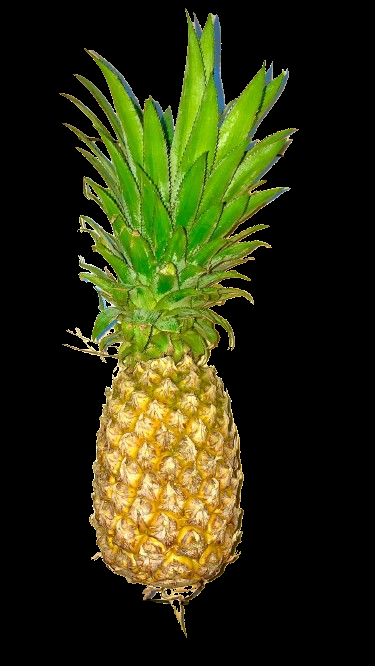
#> input picture segmentasi_UAS/nanas.png, 375 x 666 px
$ jupyter execute 'UAS SEGMENTASI DAUN.ipynb'
#> lines starting #> are read from the running program, lines starting #| are printed output that depends on the picture; after the words box and inside, x2 and y2 are one past the last pixel; in counts of white or black regions, pixels touching at a corner belong together
## IMPORT CV

[cell 1]
import cv2
import numpy as np
import matplotlib.pyplot as plt

## Mengimpor Gambar

[cell 2]
image = cv2.imread('nanas.png')
#> image is the input picture: shape (666, 375, 3); mean B, G, R 15.6, 47.8, 44.8

## Konversi Gambar dari format BRG ke RGB

[cell 3]
hsv_image = cv2.cvtColor(image, cv2.COLOR_BGR2HSV)
#> hsv_image: shape (666, 375, 3); mean H, S, V 10.2, 57.6, 52.9

## Mendefinikan Batas Bawah dan Atas Untuk Warna Kuning (Nanas)

[cell 4]
lower_yellow = np.array([0, 50, 100], dtype="uint8")
upper_yellow = np.array([30, 255, 255], dtype="uint8")

## Mendefinikan Batas Bawah dan Atas Untuk Warna Hijau (Daun)

[cell 5]
lower_green = np.array([31, 60, 5], dtype="uint8")
upper_green = np.array([150, 255, 255], dtype="uint8")

## Membuat Masker untuk Pixel Kuning dan Hijau

[cell 6]
mask_pineapple = cv2.inRange(hsv_image, lower_yellow, upper_yellow)
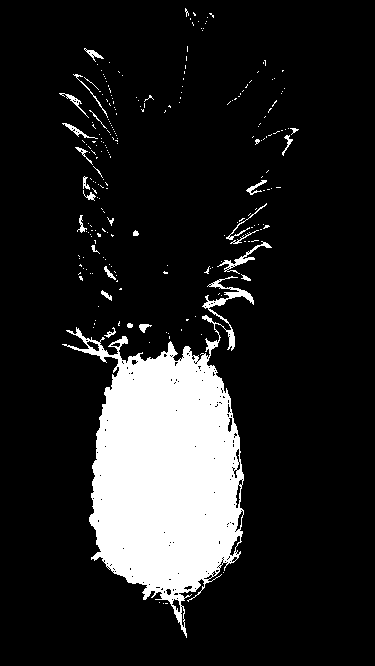
#> mask_pineapple: shape (666, 375); 13.7% white; 234 white regions (209 under 20 px), largest, box (x1, y1, x2, y2) and area: (62, 276, 254, 638) 31946, (217, 241, 272, 274) 274, (226, 203, 267, 240) 115
mask_leaves = cv2.inRange(hsv_image, lower_green, upper_green)
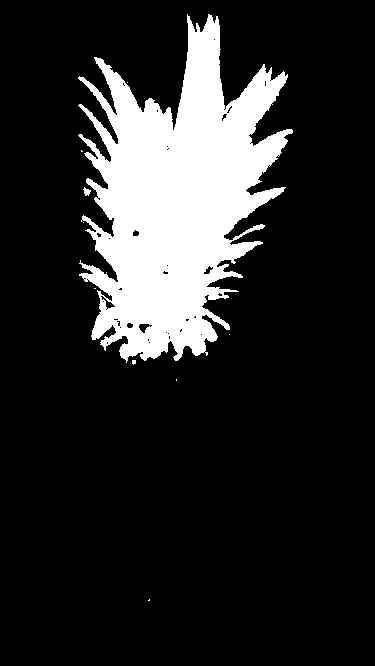
#> mask_leaves: shape (666, 375); 16.2% white; 11 white regions (9 under 20 px), largest, box (x1, y1, x2, y2) and area: (78, 14, 293, 363) 40417, (83, 187, 91, 196) 42

## Melakukan Oprasi Bitwise

[cell 7]
segmented_pineapple = cv2.bitwise_and(image, image, mask=mask_pineapple)
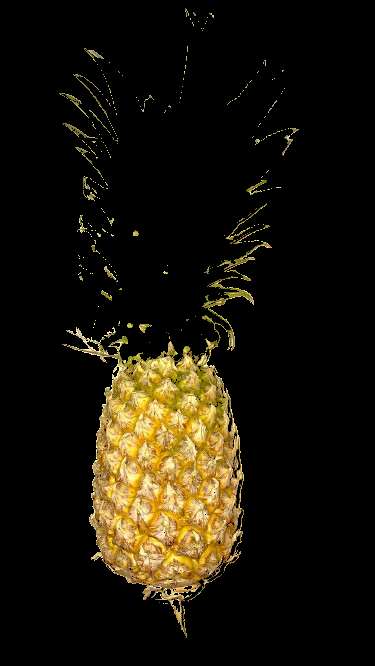
#> segmented_pineapple: shape (666, 375, 3); mean B, G, R 9.7, 21.6, 26.5
segmented_leaves = cv2.bitwise_and(image, image, mask=mask_leaves)
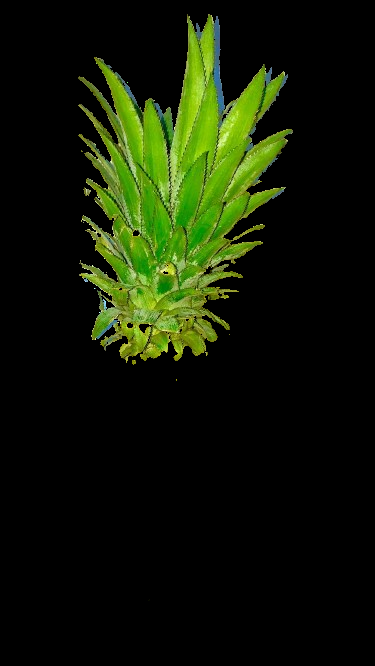
#> segmented_leaves: shape (666, 375, 3); mean B, G, R 5.1, 25.1, 17.1

## Melakukan Masker untuk Nanas tanpa Daun

[cell 8]
mask_pineapple_no_leaves = cv2.bitwise_not(mask_leaves)
mask_pineapple_no_leaves = cv2.bitwise_and(mask_pineapple, mask_pineapple_no_leaves)

## Menampilkan Output gambar asli, masker nanas tanpa daun, segmentasi nanas, dan segmentasi daun

[cell 9]
fig, axs = plt.subplots(2, 2, figsize=(12, 10))

axs[0, 0].imshow(cv2.cvtColor(image, cv2.COLOR_BGR2RGB))
axs[0, 0].set_title('Nanas Asli')

axs[0, 1].imshow(mask_pineapple_no_leaves, cmap='gray')
axs[0, 1].set_title('Mask Nanas (Tanpa Daun)')

axs[1, 0].imshow(cv2.cvtColor(segmented_pineapple, cv2.COLOR_BGR2RGB))
axs[1, 0].set_title('Segmentasi Nanas')

axs[1, 1].imshow(cv2.cvtColor(segmented_leaves, cv2.COLOR_BGR2RGB))
axs[1, 1].set_title('Segmentasi Daun')

plt.show()
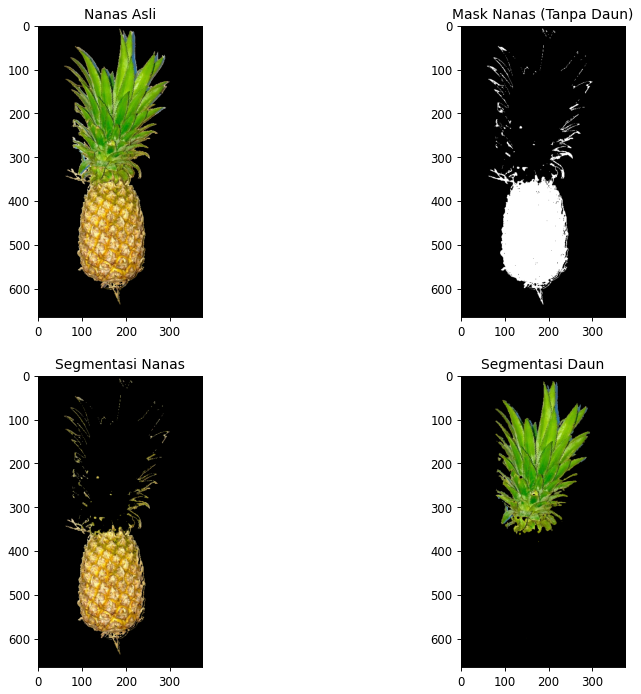
#> figure drawn by matplotlib, 4 panels
